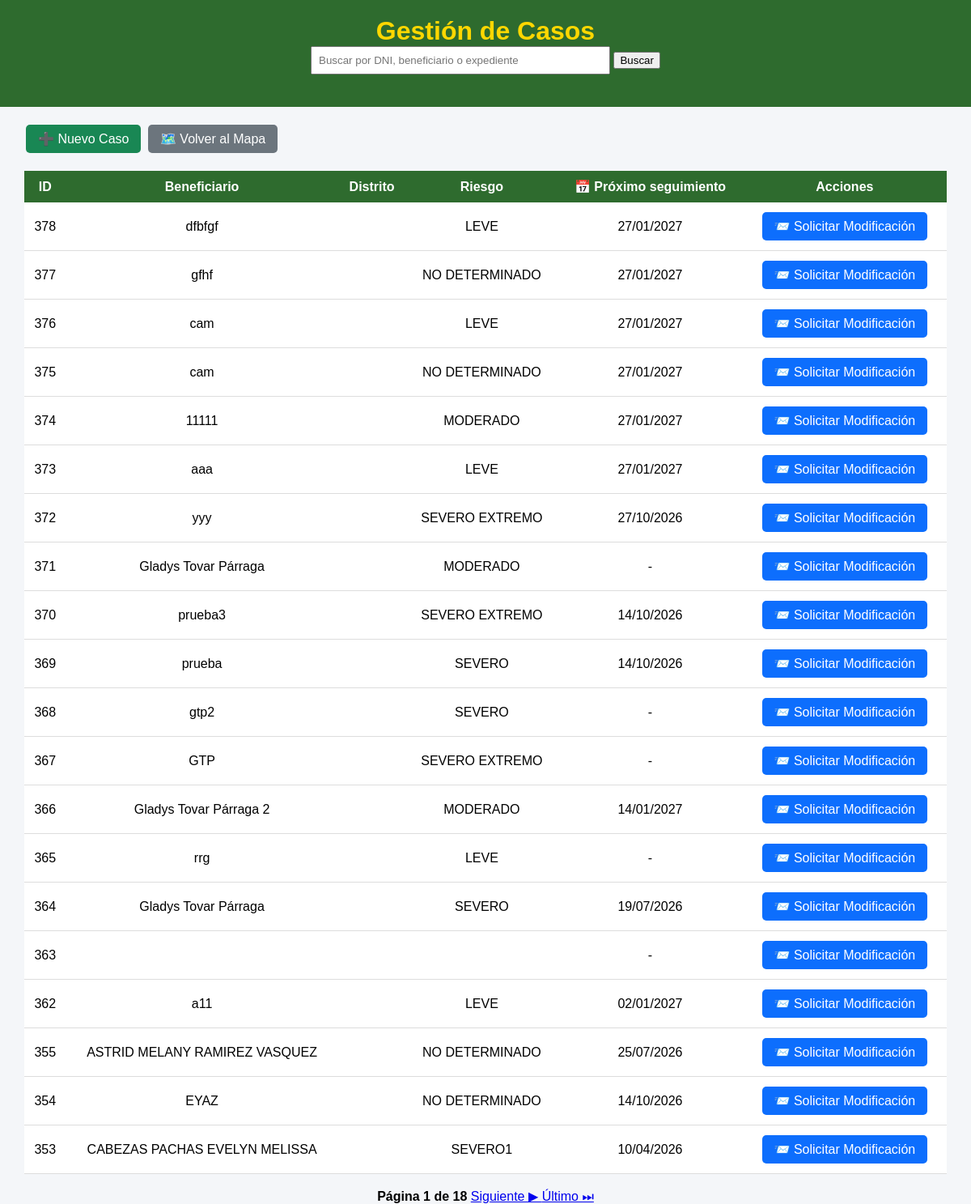
Before: /gestion-casos/ (signed in) with the older database file.
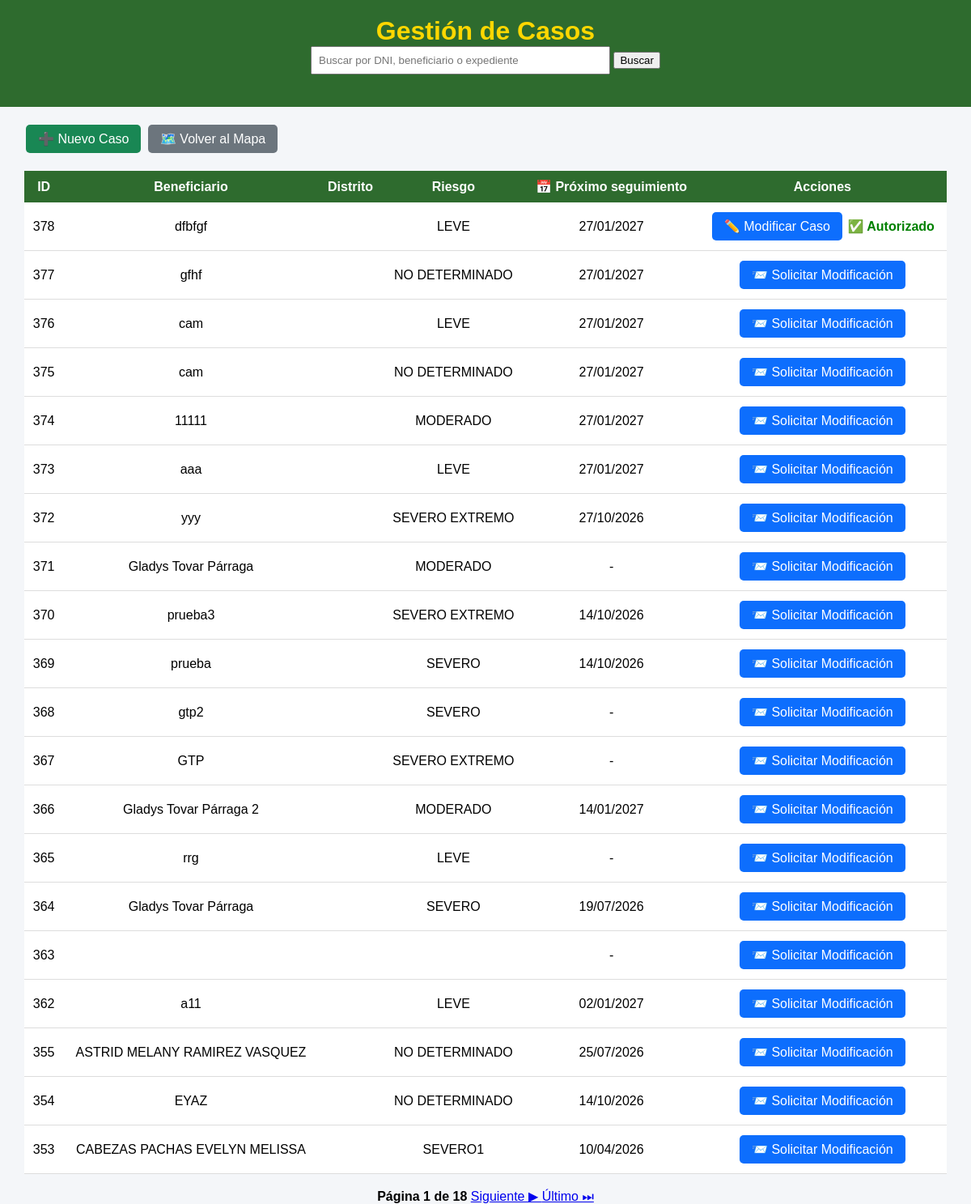
After: the same page with the newer database file.
### mapa/models.py (models this page shows, shortened)
class Caso(models.Model):
    RIESGOS = [
        ("LEVE", "Leve"),
        ("MODERADO", "Moderado"),
        ("SEVERO", "Severo"),
        ("SEVERO EXTREMO", "Severo extremo"),
        ("NO DETERMINADO", "No determinado"),
    ]
    NOTIFICACION = [
        ("PENDIENTE", "Pendiente"),
        ("NOTIFICADO", "Notificado"),
    ]
    TIPO_VIOLENCIA = [
        ("FISICA", "Física"),
        ("PSICOLOGICA", "Psicológica"),
        ("SEXUAL", "Sexual"),
        ("ECONOMICA", "Económica o Patrimonial"),
    ]
    ESTADO_UBICACION_AGRESOR = [
        ("UBICADO", "Ubicado"),
        ("NO UBICADO", "No ubicado"),
    ]
    beneficiario = models.CharField(max_length=200, blank=True)
    dni_beneficiario = models.CharField(
        max_length=8,
        blank=True
    )
    domicilio = models.CharField(max_length=300, blank=True)
    nivel_riesgo = models.CharField(
        max_length=30,
        choices=RIESGOS,
        blank=True
    )
    region_denuncia = models.ForeignKey(
        Region,
        on_delete=models.PROTECT,
        related_name="casos_denuncia_region",
        null=True,
        blank=True,
    )
    provincia_denuncia = models.ForeignKey(
        Provincia,
        on_delete=models.PROTECT,
        related_name="casos_denuncia_provincia",
        null=True,
        blank=True,
    )
    distrito_denuncia = models.ForeignKey(
        Distrito,
        on_delete=models.PROTECT,
        related_name="casos_denuncia_distrito",
        null=True,
        blank=True,
    )
    region_medida = models.ForeignKey(
        Region,
        on_delete=models.PROTECT,
        related_name="casos_medida_region",
        null=True,
        blank=True,
    )
    provincia_medida = models.ForeignKey(
        Provincia,
        on_delete=models.PROTECT,
        related_name="casos_medida_provincia",
        null=True,
        blank=True,
    )
    distrito_medida = models.ForeignKey(
        Distrito,
        on_delete=models.PROTECT,
        related_name="casos_medida_distrito",
        null=True,
        blank=True,
)
    comisaria_denuncia = models.CharField(
        max_length=150,
        verbose_name="Comisaría donde se interpuso la denuncia"
    )
    comisaria_medida = models.CharField(
        max_length=150,
        verbose_name="Comisaría de Familia responsable"
    )
    efectivo = models.CharField(max_length=100, blank=True)
    responsable = models.ForeignKey(
    User,
    null=True,
    blank=True,
    on_delete=models.SET_NULL,
    related_name="casos_asignados"
    )
    folder = models.CharField(max_length=100, blank=True)
    expediente = models.CharField(max_length=100, blank=True)
    agresor = models.CharField(
        max_length=200,
        blank=True
    )
    dni_agresor = models.CharField(
        max_length=8,
        blank=True
    )
    telefono_agresor = models.CharField(
        "Teléfono del agresor",
        max_length=50,
        blank=True
    )
    direccion_agresor = models.CharField(
        "Dirección del agresor",
        max_length=300,
        blank=True
    )
    estado_ubicacion_agresor = models.CharField(
        "Estado de ubicación del agresor",
        max_length=15,
        choices=ESTADO_UBICACION_AGRESOR,
        default="NO UBICADO"
    )
    latitud_agresor = models.FloatField(
        null=True,
        blank=True
    )
    longitud_agresor = models.FloatField(
        null=True,
        blank=True
    )
    telefono = models.CharField(
        "Teléfono de la beneficiaria",
        max_length=50,
        blank=True
    )
    fecha_denuncia = models.DateField(
        "Fecha de la denuncia",
        null=True,
        blank=True
    )
    violencia_fisica = models.BooleanField(
        "Violencia física",
        default=False
    )
    violencia_psicologica = models.BooleanField(
        "Violencia psicológica",
        default=False
    )
    violencia_sexual = models.BooleanField(
        "Violencia sexual",
        default=False
    )
    violencia_economica = models.BooleanField(
        "Violencia económica o patrimonial",
        default=False
    )
    fecha_registro = models.DateField(
        null=True,
        blank=True
    )
    ultima_visita = models.DateField(
        null=True,
        blank=True
    )
    fecha_limite = models.DateField(
        "Próximo seguimiento",
        null=True,
        blank=True
)
    notificacion_beneficiario = models.CharField(
        max_length=15,
        choices=NOTIFICACION,
        default="PENDIENTE"
    )
    fecha_notificacion_beneficiario = models.DateField(
        null=True,
        blank=True
    )
    motivo_notificacion_beneficiario_pendiente = models.TextField(
        "Motivo de notificación pendiente de la persona beneficiaria",
        blank=True
    )
    notificacion_agresor = models.CharField(
        max_length=15,
        choices=NOTIFICACION,
        default="PENDIENTE"
    )
    fecha_notificacion_agresor = models.DateField(
        null=True,
        blank=True
    )
    motivo_notificacion_agresor_pendiente = models.TextField(
        "Motivo de notificación pendiente de la persona agresora",
        blank=True
    )
    estado = models.CharField(
        max_length=15,
        default="ACTIVO"
    )
    latitud = models.FloatField(
        null=True,
        blank=True
    )
    longitud = models.FloatField(
        null=True,
        blank=True
    )
    edicion_autorizada = models.BooleanField(
        default=False
    )
    agresor_registro = models.ForeignKey(
        "Agresor",
        on_delete=models.SET_NULL,
        null=True,
        blank=True,
        related_name="casos"
    )
    class Meta:
        permissions = [
            ("modificar_directo", "Puede modificar casos directamente"),
            ("aprobar_modificacion", "Puede aprobar modificaciones"),
            ("archivar_directo", "Puede archivar casos directamente"),
            ("aprobar_archivado", "Puede aprobar archivados"),
            ("eliminar_directo", "Puede eliminar casos directamente"),
            ("aprobar_eliminacion", "Puede aprobar eliminaciones"),
            ("administrar_usuarios", "Puede administrar usuarios"),
        ]

### mapa/views.py (the view)
# urls.py: path("gestion-casos/", views.gestion_casos, name="gestion_casos"),
@login_required
def gestion_casos(request):
    from django.core.paginator import Paginator
    from django.db.models import Q
    busqueda = request.GET.get("q", "")
    casos = Caso.objects.filter(
        estado="ACTIVO"
    )
    if busqueda:
        casos = casos.filter(
            Q(beneficiario__icontains=busqueda) |
            Q(dni_beneficiario__icontains=busqueda) |
            Q(expediente__icontains=busqueda)
        )
    casos = casos.order_by("-id")
    paginador = Paginator(casos, 20)
    pagina = request.GET.get("page")
    casos = paginador.get_page(pagina)
    return render(
        request,
        "mapa/gestion_casos.html",
        {
            "casos": casos,
            "busqueda": busqueda
        }
    )

### mapa/templates/mapa/gestion_casos.html (shortened to what this page needs)
<!DOCTYPE html>
<html lang="es">
<head>
</head>
<body>
<header>
    <h1>Gestión de Casos</h1>
    <form method="GET" style="margin-bottom:20px;">
    <input
        type="text"
        name="q"
        value="{{ busqueda }}"
        placeholder="Buscar por DNI, beneficiario o expediente"
        style="padding:8px; width:350px;"
    >
    <button type="submit">
        Buscar
    </button>
</form>
</header>
<div class="contenedor">
    <div class="acciones">
        <a href="{% url 'nuevo_caso' %}" class="btn nuevo">
            ➕ Nuevo Caso
        </a>
        <a href="/" class="btn volver">
            🗺️ Volver al Mapa
        </a>
    </div>
    <table>
        <tr>
            <th>ID</th>
            <th>Beneficiario</th>
            <th>Distrito</th>
            <th>Riesgo</th>
            <th>📅 Próximo seguimiento</th>
            <th>Acciones</th>
        </tr>
        {% for caso in casos %}
        <tr>
            <td>{{ caso.id }}</td>
            <td>{{ caso.beneficiario }}</td>
            <td>{{ caso.distrito }}</td>
            <td>{{ caso.nivel_riesgo }}</td>
            <td>
                {% if caso.fecha_limite %}
                    {{ caso.fecha_limite|date:"d/m/Y" }}
                {% else %}
        -
                 {% endif %}
        </td>
         <td>
    {% if request.user.is_superuser or request.user.groups.all.0.name == "Administrador" %}
        <a href="{% url 'editar_caso' caso.id %}" class="btn editar">
            ✏️ Editar
        </a>
        <a href="{% url 'archivar_caso' caso.id %}"
           class="btn archivar"
           onclick="return confirm('¿Desea archivar este caso?');">
            📁 Archivar
        </a>
    {% elif request.user.groups.all.0.name == "Usuario_MP" %}
    {% if caso.edicion_autorizada %}
        <a href="{% url 'editar_caso' caso.id %}" class="btn editar">
            ✏️ Modificar Caso
        </a>
        <span style="color:green; font-weight:bold;">
            ✅ Autorizado
        </span>
    {% else %}
        <a href="{% url 'solicitar_modificacion' caso.id %}" class="btn editar">
            📨 Solicitar Modificación
        </a>
    {% endif %}
{% endif %}
</td>
        </tr>
        {% empty %}
        <tr>
            <td colspan="6">
                No hay casos registrados.
            </td>
        </tr>
        {% endfor %}
    </table>
    <br>
<div style="text-align:center;">
    <strong>
        Página {{ casos.number }} de {{ casos.paginator.num_pages }}
    </strong>
    {% if casos.has_next %}
        <a href="?page={{ casos.next_page_number }}">
            Siguiente ▶
        </a>
        <a href="?page={{ casos.paginator.num_pages }}">
            Último ⏭
        </a>
    {% endif %}
</div>
</div>
</body>
</html>

### mapa/templates/mapa/gestion_casos.html (style rules this page uses)
body { margin:0; font-family:Arial, Helvetica, sans-serif; background:#f4f6f9; }
header { background:#2E6B2E; color:#FFD700; text-align:center; padding:20px; }
h1 { margin:0; }
.contenedor { width:95%; margin:auto; margin-top:20px; }
table { width:100%; border-collapse:collapse; background:white; }
th { background:#2E6B2E; color:white; padding:10px; }
td { padding:10px; border-bottom:1px solid #ddd; text-align:center; }
.btn { padding:8px 15px; border:none; border-radius:5px; cursor:pointer; color:white; text-decoration:none; display:inline-block; margin:2px; }
.editar { background:#0d6efd; }
.nuevo { background:#198754; }
.volver { background:#6c757d; }
.acciones { margin-bottom:20px; }

Changed rows visible on the page:
changed Caso "dfbfgf": edicion_autorizada "📨 Solicitar Modificación" → "✏️ Modificar Caso ✅ Autorizado"
